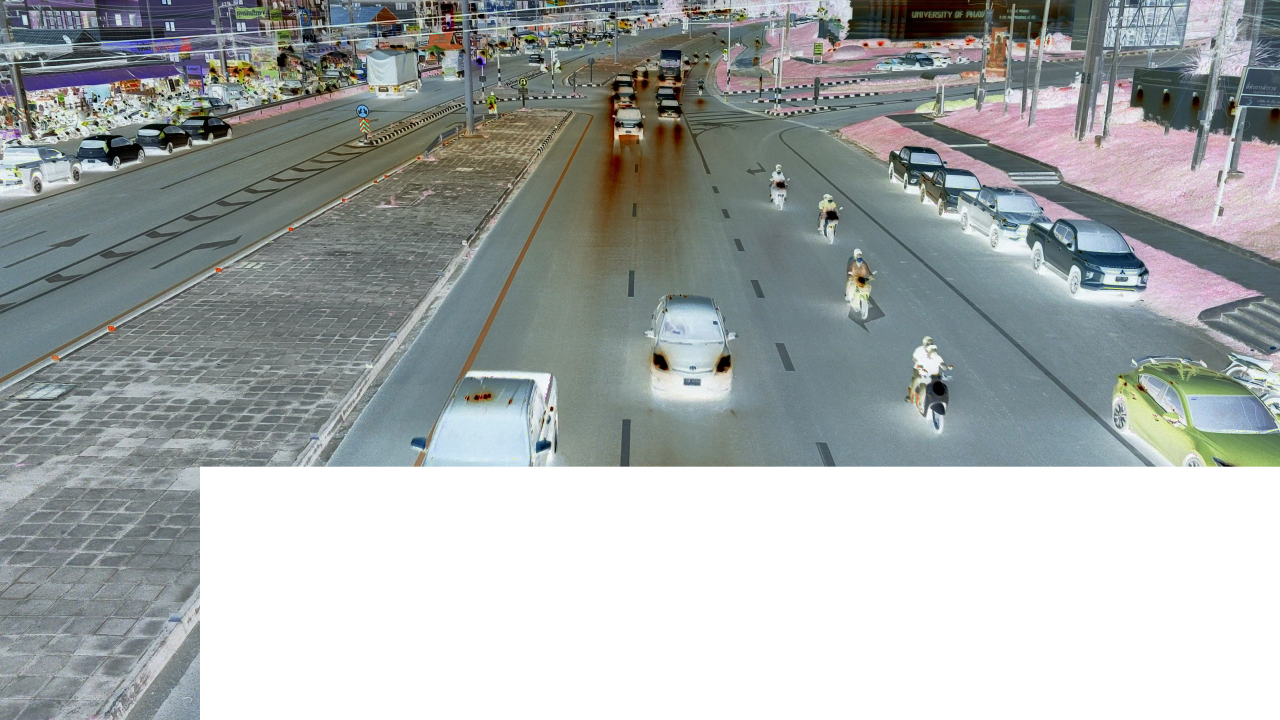
#> input picture test_data/car (1).jpg, 3840 x 2160 px, found by its file name (shown at 1/3 size)
$ python test_overlap.py   (older library calls are emulated)
#> lines starting #> are read from the running program, lines starting #| are printed output that depends on the picture
import cv2
import numpy as np

#our target area (the black background)
# dst = np.zeros((100,100),dtype=np.int)
src1 = cv2.imread("Test_data\car (1).jpg")
#> src1 is the input picture: shape (2160, 3840, 3); mean B, G, R 169.8, 170.2, 165.1
# src1 = cv2.cvtColor(src1,cv2.COLOR_BGR2RGB)
src2 = cv2.imread("Test_data\car (2).jpg")
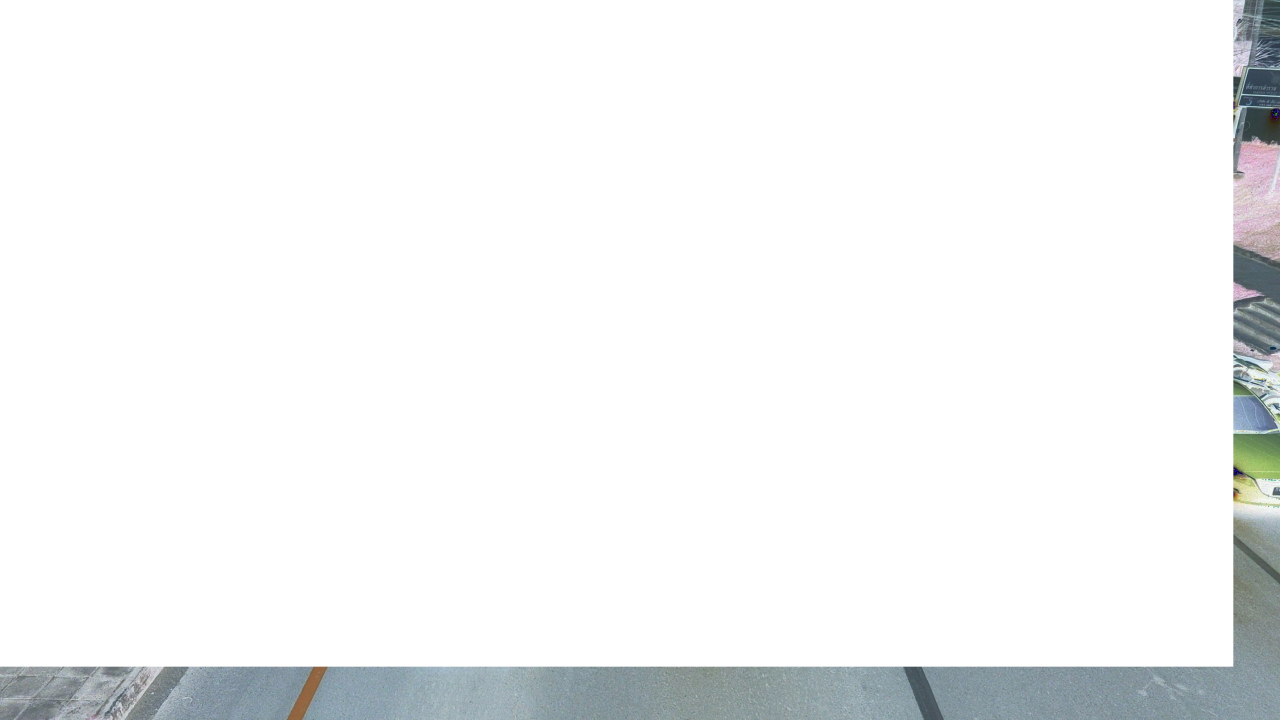
#> input picture test_data/car (2).jpg, 3840 x 2160 px, found by its file name (shown at 1/3 size)
#> src2 is the input picture: shape (2160, 3840, 3); mean B, G, R 244.3, 243.9, 242.5

# src2 = cv2.cvtColor(src2,cv2.COLOR_BGR2RGB)
src1[1400:,600:] = 1 #fake of first translated image (row/col 50-end)
src2[:2000,:3700] = 1 #fake of second translated image (row/col 0-70)
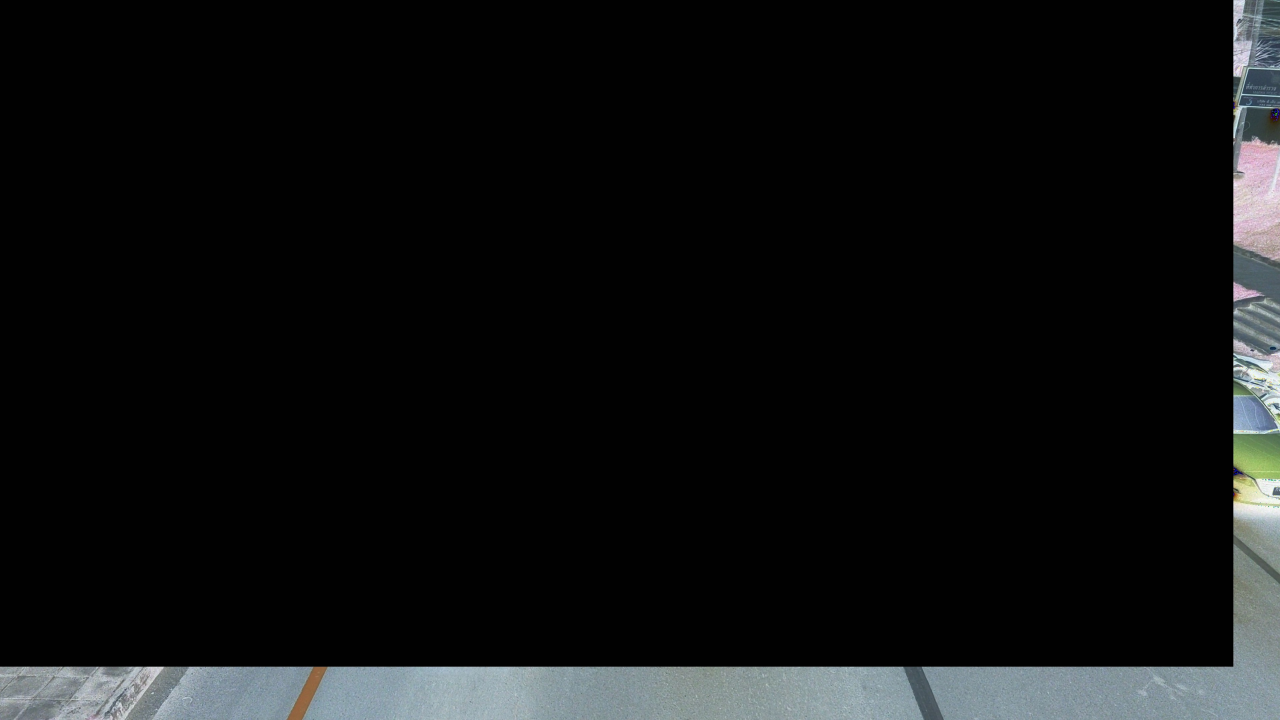
#> src2: shape (2160, 3840, 3) (shown at 1/3 size); mean B, G, R 17.7, 17.3, 15.9

overlap = src1+src2 #sum of both *element-wise*
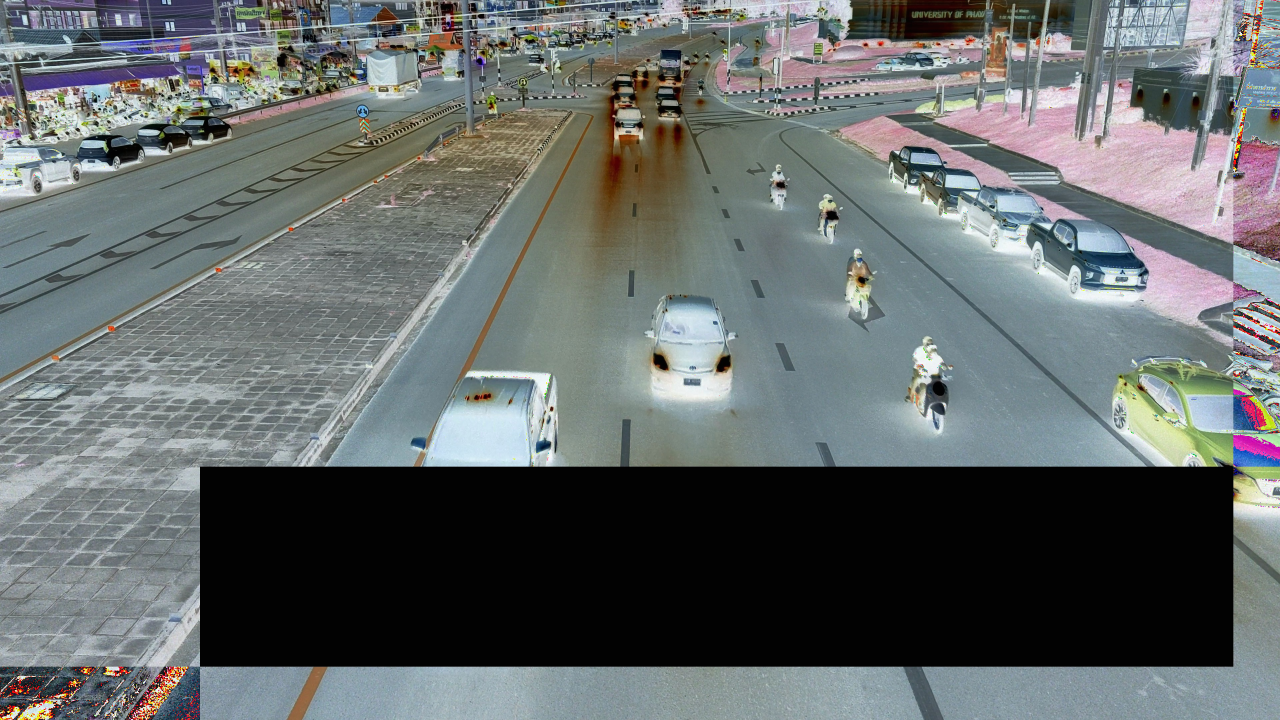
#> overlap: shape (2160, 3840, 3) (shown at 1/3 size); mean B, G, R 106, 106.1, 100.5

cv2.imwrite('Test_data\car (1).jpg', src1*255) #opencv likes it's grey images span from 0-255
cv2.imwrite('Test_data\car (2).jpg', src2*255) #...
cv2.imwrite('Test_data\car (3).jpg', overlap*255) #here vals 0-2, *127 gives (almost) 255 again
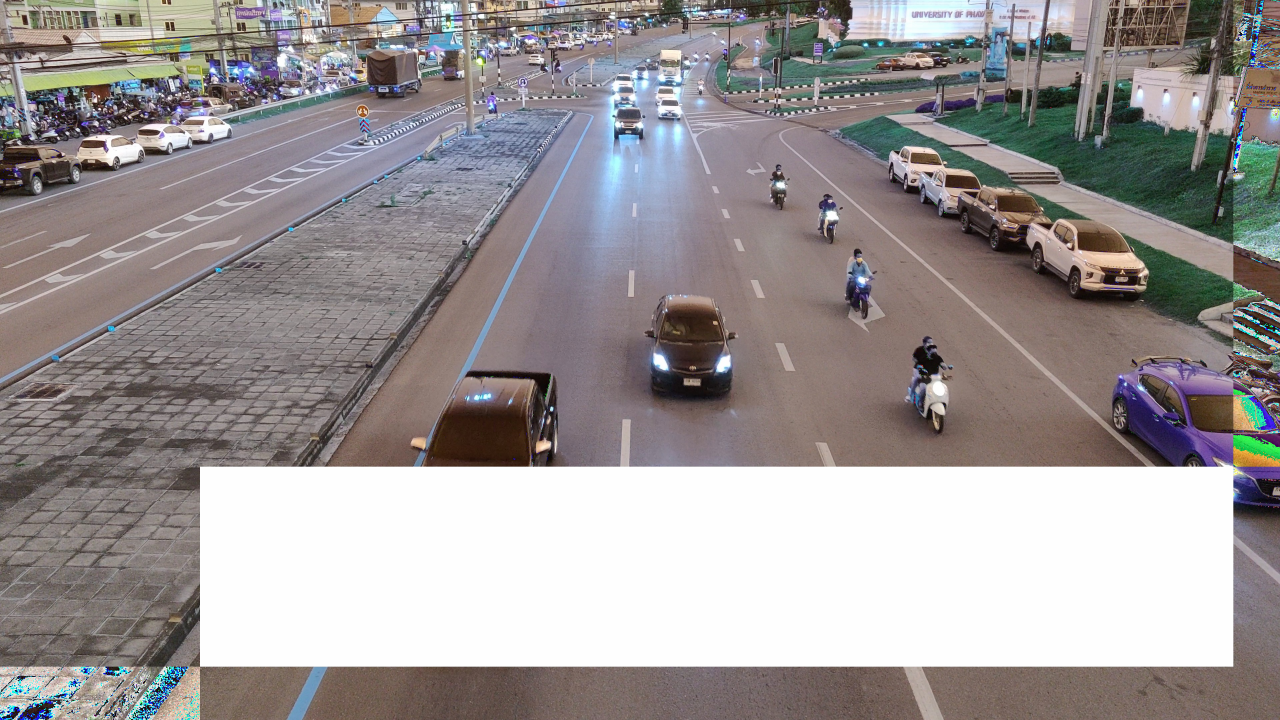
#> saved as car (3).jpg: shape (2160, 3840, 3) (shown at 1/3 size); mean B, G, R 149.9, 149.9, 155.4

np.where(overlap==2) #gives you a mask with all pixels that have value 2

# [34 lines of commented-out code are left out]
